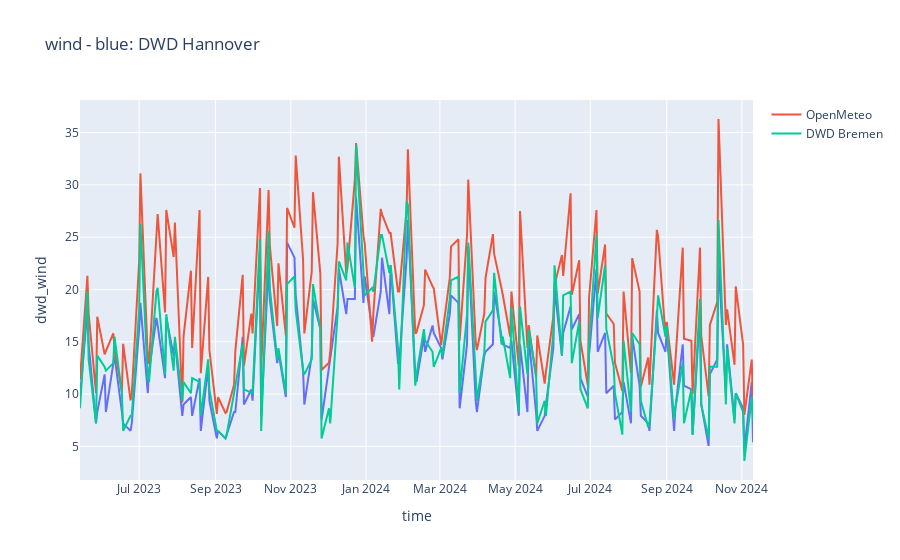
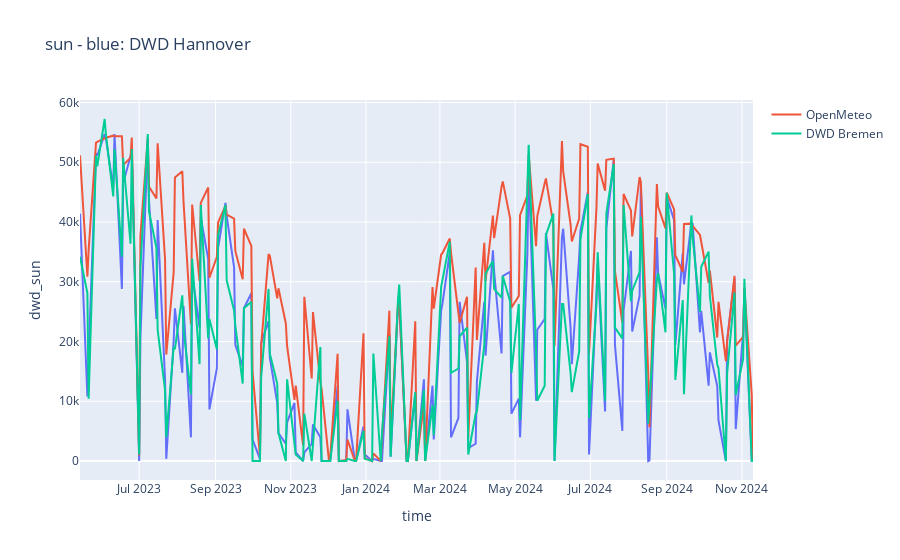

Here is the notebook cell these charts were saved with, in order:
### Code cell
import plotly.express as px

fig = px.scatter(merged_wetter[merged_wetter['RSK_x']>=0], x="time", y="RSK_x",title="rain - blue: DWD Hannover")

fig.add_scatter(x=merged_wetter['time'], y=merged_wetter['rain'],mode='markers', name='OpenMeteo')
fig.add_scatter(x=Bremen_daily['time'], y=Bremen_daily['RSK'],mode='markers', name='DWD Bremen')

#fig.show()

fig = px.line(merged_wetter[merged_wetter['dwd_wind']>=0], x="time", y="dwd_wind",title="wind - blue: DWD Hannover")

fig.add_scatter(x=merged_wetter['time'], y=merged_wetter['wind'], name='OpenMeteo')
fig.add_scatter(x=Bremen_daily[Bremen_daily['dwd_windB']>=0]['time'], y=Bremen_daily[Bremen_daily['dwd_windB']>=0]['dwd_windB'], name='DWD Bremen')

fig.show('svg')

fig = px.line(merged_wetter[merged_wetter['dwd_gust']>=0], x="time", y="dwd_gust",title="gust - blue: DWD Hannover")

fig.add_scatter(x=merged_wetter['time'], y=merged_wetter['gust'], name='OpenMeteo')
fig.add_scatter(x=Bremen_daily[Bremen_daily['dwd_gustB']>=0]['time'], y=Bremen_daily[Bremen_daily['dwd_gustB']>=0]['dwd_gustB'], name='DWD Bremen')

#fig.show()

fig = px.line(merged_wetter[merged_wetter['dwd_sun']>=0], x="time", y="dwd_sun",title="sun - blue: DWD Hannover")

fig.add_scatter(x=merged_wetter['time'], y=merged_wetter['sun'], name='OpenMeteo')
fig.add_scatter(x=Bremen_daily[Bremen_daily['dwd_sunB']>=0]['time'], y=Bremen_daily[Bremen_daily['dwd_sunB']>=0]['dwd_sunB'], name='DWD Bremen')

fig.show('svg')

### Figure 1 — Plotly figure (JSON) as saved in the notebook; plotly's stock layout.template omitted (floating-point values rounded to 4 significant figures; data arrays with more than 128 entries replaced by an {"elided": "..."} marker saying what was removed)
{"data": [{"hovertemplate": "time=%{x}<br>dwd_wind=%{y}<extra></extra>", "legendgroup": "", "line": {"color": "#636efa", "dash": "solid"}, "marker": {"symbol": "circle"}, "mode": "lines", "name": "", "orientation": "v", "showlegend": false, "type": "scatter", "x": {"elided": "155 str values"}, "xaxis": "x", "y": {"elided": "155 float values"}, "yaxis": "y"}, {"name": "OpenMeteo", "type": "scatter", "x": {"elided": "157 str values"}, "y": {"elided": "157 float values"}}, {"name": "DWD Bremen", "type": "scatter", "x": {"elided": "155 str values"}, "y": {"elided": "155 float values"}}], "layout": {"legend": {"tracegroupgap": 0}, "title": {"text": "wind - blue: DWD Hannover"}, "xaxis": {"anchor": "y", "domain": [0, 1], "title": {"text": "time"}}, "yaxis": {"anchor": "x", "domain": [0, 1], "title": {"text": "dwd_wind"}}}}

### Figure 2 — Plotly figure (JSON) as saved in the notebook; plotly's stock layout.template omitted (floating-point values rounded to 4 significant figures; data arrays with more than 128 entries replaced by an {"elided": "..."} marker saying what was removed)
{"data": [{"hovertemplate": "time=%{x}<br>dwd_sun=%{y}<extra></extra>", "legendgroup": "", "line": {"color": "#636efa", "dash": "solid"}, "marker": {"symbol": "circle"}, "mode": "lines", "name": "", "orientation": "v", "showlegend": false, "type": "scatter", "x": {"elided": "157 str values"}, "xaxis": "x", "y": {"elided": "157 float values"}, "yaxis": "y"}, {"name": "OpenMeteo", "type": "scatter", "x": {"elided": "157 str values"}, "y": {"elided": "157 float values"}}, {"name": "DWD Bremen", "type": "scatter", "x": {"elided": "157 str values"}, "y": {"elided": "157 float values"}}], "layout": {"legend": {"tracegroupgap": 0}, "title": {"text": "sun - blue: DWD Hannover"}, "xaxis": {"anchor": "y", "domain": [0, 1], "title": {"text": "time"}}, "yaxis": {"anchor": "x", "domain": [0, 1], "title": {"text": "dwd_sun"}}}}
